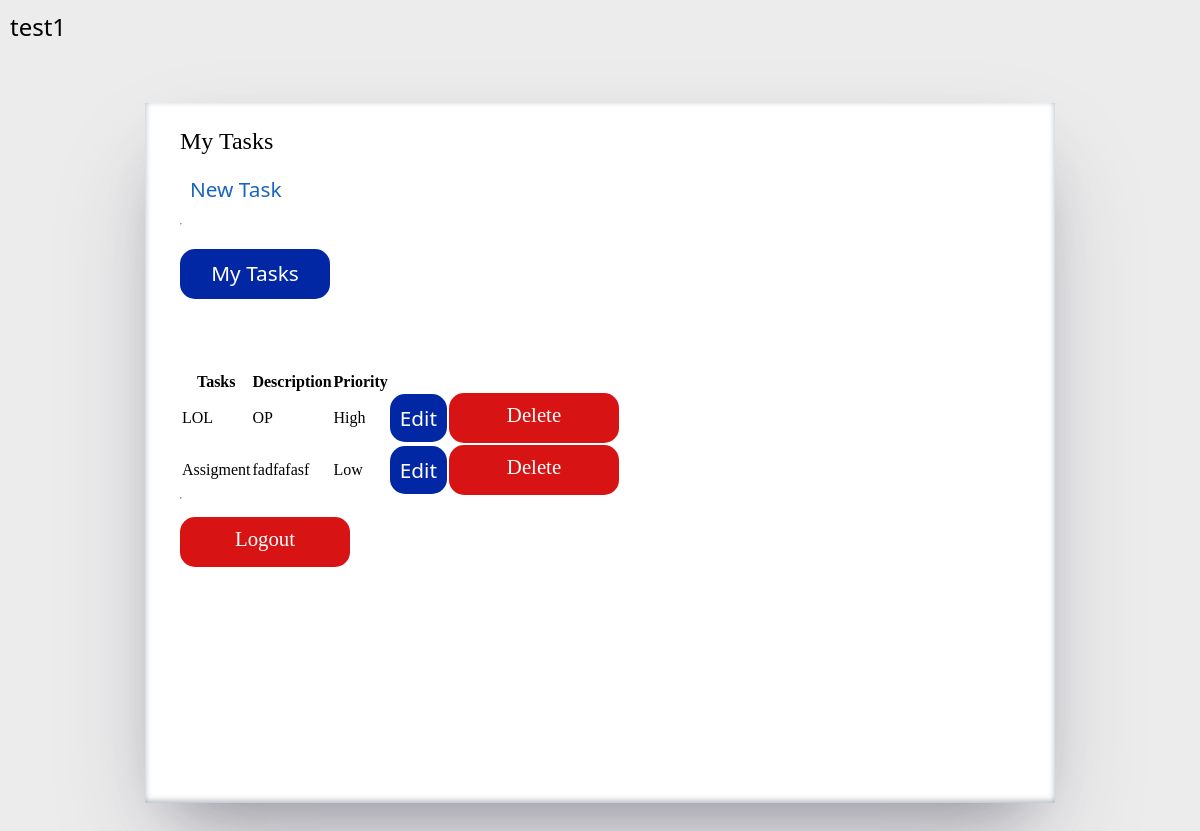
The app's page / (signed in), older data.
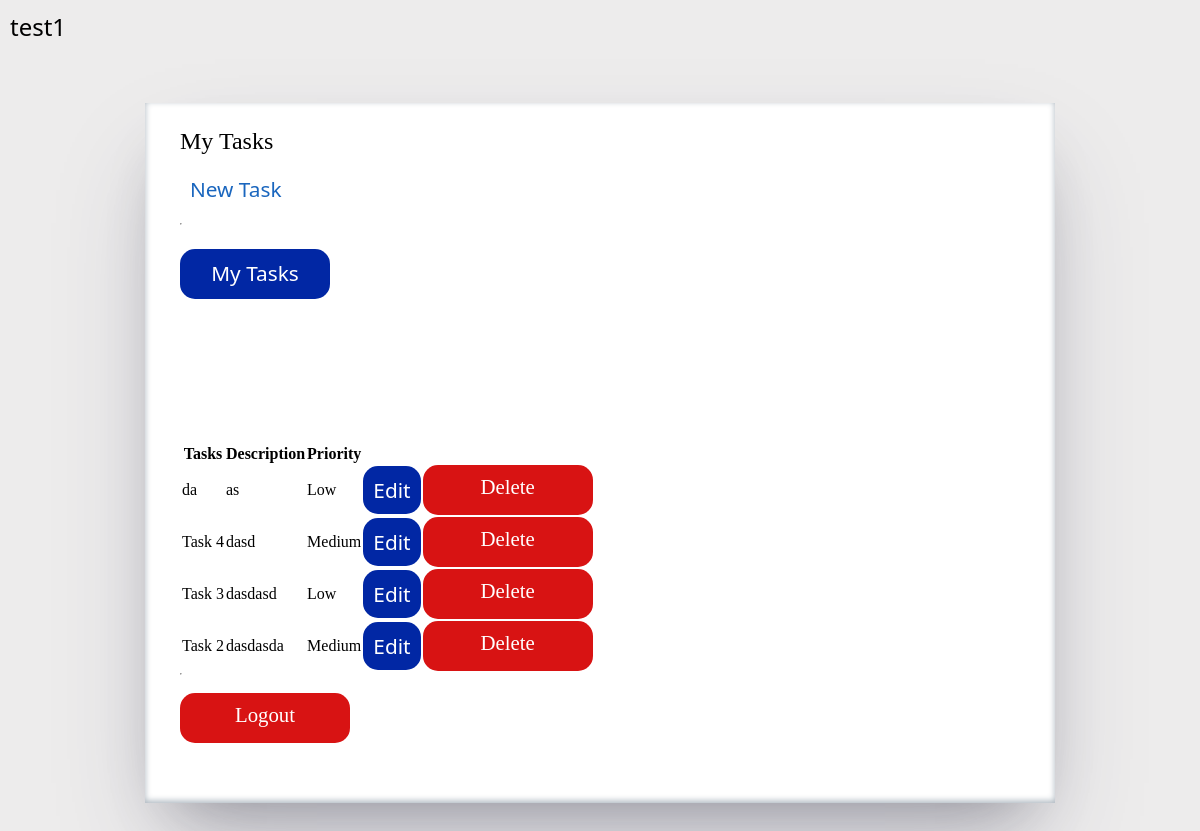
The same page, newer data.
### tasks/models.py (models this page shows, shortened)
class TaskList(models.Model):
    CHOICE = (('High','High'),
              ('Medium','Medium'),
              ('Low','Low'))
    title = models.CharField(max_length=100,null=True)
    description = models.TextField(null=True)
    date = models.DateField(blank=True,null=True)
    tags = models.CharField(max_length =200,null = True,choices=CHOICE)
    user = models.ForeignKey(User, on_delete=models.CASCADE)
    is_completed = models.BooleanField(default=False)

### tasks/views.py (the view)
# urls.py: path('', views.index, name='home'),
@login_required
def index(request):
    gTask = TaskList.objects.filter(user = request.user)
    return render(request,'tasks/index.html',{'tasks':gTask})

### tasks/templates/tasks/index.html (shortened to what this page needs)
{% load static %}
<!DOCTYPE html>
<html lang="en">
<head>
    <link rel="stylesheet" type="text/css" href="{% static 'Todo/main.css' %}">
</head>
<body>
  <h2 class="user">{{ request.user.username }}</h2>
{% if request.user.is_authenticated %}
<div class="container">
  <div class="main-view">
    <h2 style="font-weight: 400;">My Tasks</h2>
      <a class="tsk-a" id="tsk-hover" style="text-decoration: none;" href="{% url 'add_task' %}">New Task </a>
  <hr><br>
  <a class="button-9"  href="{% url 'my_task' %}">My Tasks</a>
  <table>
    <tr>
      <th>Tasks</th>
      <th>Description</th>
      <th>Priority</th>
    </tr>
    {% for i in tasks %}
    <br>
    <br>
    <tr>
      <td> {{ i.title }} </td>
      <td> {{ i.description }} </td>
      <td> {{ i.tags }} </td>
      <td> <a class="button-9" href="{% url 'edit' i.id %}">Edit</a> </td>
      <td> <a class="button-8" href="{% url 'delete' i.id %}">Delete</a> </td>
    </tr>
    {% endfor %}
  </table>
  <hr><br>
  <a class="button-8" href="{% url 'logout' %}">Logout</a>
{% else %}
  <a class="button-9" href="{% url 'login' %}">Login</a>
  <a class="button-8" href="{% url 'register' %}">Signup</a>
{% endif %}
</div>
</div>
</body>
</html>

### static/ToDo/main.css (style rules this page uses)
body { background-color: rgb(237, 236, 236); height: 100vh; box-sizing: border-box; }
* { padding: 0; margin: 0; }
.user { font-family: 'Segoe UI', Tahoma, Geneva, Verdana, sans-serif; color: black; font-weight: 300; padding: 0; margin: 10px; }
a, a:hover, a:active, a:visited { color: white; }
.tsk-a { height: 38px; width: 100%; color: rgb(7, 71, 167); margin-top: 10px; border-radius: 15px; text-align: left; padding: 10px; border: none; cursor: pointer; outline: none; font-weight: 0; font-size: 1.3rem; font-family: 'Segoe UI', Tahoma, Geneva, Verdana, sans-serif; text-decoration: none; }
#tsk-hover { color: #1a66be; }
.button-8 { appearance: button; backface-visibility: hidden; background-color: #d81313; text-align: center; width: 150px; height: 30px; border: none; cursor: pointer; outline: none; padding: 10px; font-weight: 0; font-size: 1.3rem; text-decoration: none; border-radius: 15px; }
.button-9 { height: 30px; width: 130px; color: rgb(255, 255, 255); margin-top: 6px; border-radius: 15px; background-color: #0127a4; text-align: center; padding: 10px; border: none; cursor: pointer; outline: none; font-weight: 0; font-size: 1.3rem; font-family: 'Segoe UI', Tahoma, Geneva, Verdana, sans-serif; text-decoration: none; }
.container { height: 100vh; display: flex; justify-content: center; align-items: center; }
.main-view { background-color: white; padding: 35px; padding-top: 25px; height: 80%; width: 70%; display: flex; flex-direction: column; align-items:flex-start; box-shadow: rgba(50, 50, 93, 0.25) 0px 50px 100px -20px, rgba(0, 0, 0, 0.3) 0px 30px 60px -30px, rgba(10, 37, 64, 0.35) 0px -2px 6px 0px inset; }

Row changes from the older to the newer data that the page shows:
removed TaskList: title "LOL", description "OP", tags "High"
removed TaskList: title "Assigment", description "fadfafasf", tags "Low"
added TaskList: title "da", description "as", tags "Low"
added TaskList: title "Task 4", description "dasd", tags "Medium"
added TaskList: title "Task 3", description "dasdasd", tags "Low"
added TaskList: title "Task 2", description "dasdasda", tags "Medium"
